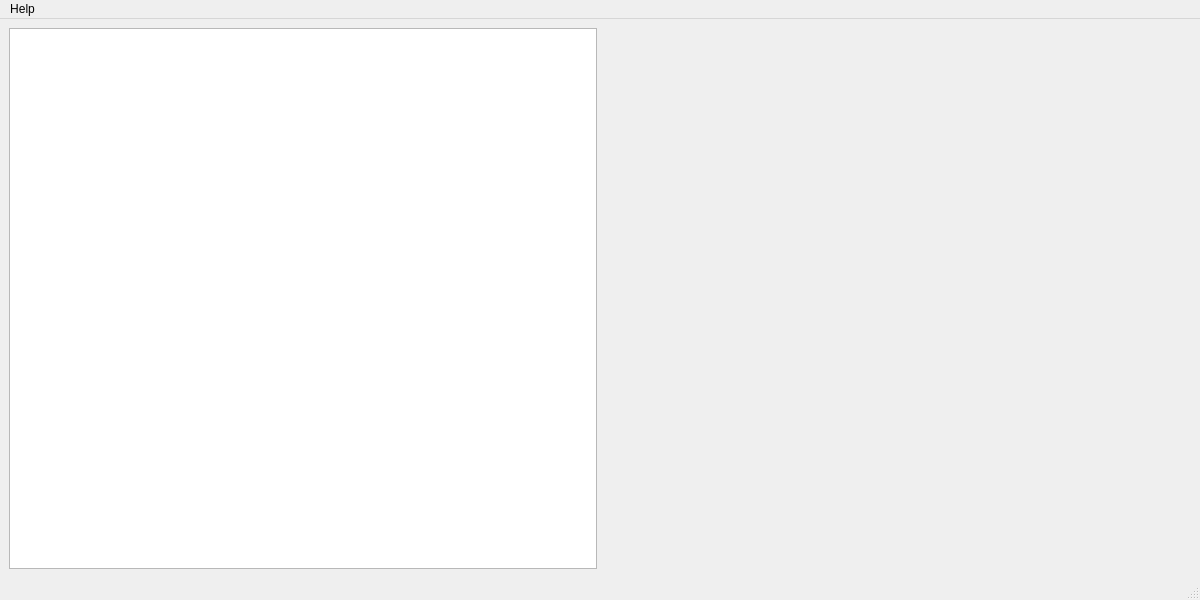
<?xml version="1.0" encoding="UTF-8"?>
<ui version="4.0">
 <class>MainWindow</class>
 <widget class="QMainWindow" name="MainWindow">
  <property name="geometry">
   <rect>
    <x>0</x>
    <y>0</y>
    <width>1200</width>
    <height>600</height>
   </rect>
  </property>
  <property name="windowTitle">
   <string>FilmQA_netOD_normalizer</string>
  </property>
  <widget class="QWidget" name="centralwidget">
   <property name="sizePolicy">
    <sizepolicy hsizetype="Preferred" vsizetype="Preferred">
     <horstretch>0</horstretch>
     <verstretch>0</verstretch>
    </sizepolicy>
   </property>
   <layout class="QGridLayout" name="gridLayout" columnstretch="1,1" columnminimumwidth="0,0">
    <item row="0" column="0">
     <widget class="MyGraphicsView" name="graphicsView">
      <property name="sizePolicy">
       <sizepolicy hsizetype="Expanding" vsizetype="Expanding">
        <horstretch>0</horstretch>
        <verstretch>0</verstretch>
       </sizepolicy>
      </property>
     </widget>
    </item>
    <item row="0" column="1">
     <layout class="QVBoxLayout" name="verticalLayout" stretch="1,1,1,1,1">
      <item>
       <widget class="ProcessStepWidget" name="processStepWidget_1" native="true"/>
      </item>
      <item>
       <widget class="ProcessStepWidget" name="processStepWidget_2" native="true"/>
      </item>
      <item>
       <widget class="ProcessStepWidget" name="processStepWidget_3" native="true"/>
      </item>
      <item>
       <widget class="ProcessStepWidget" name="processStepWidget_4" native="true"/>
      </item>
      <item>
       <widget class="ProcessStepWidget" name="processStepWidget_5" native="true"/>
      </item>
     </layout>
    </item>
   </layout>
  </widget>
  <widget class="QMenuBar" name="menubar">
   <property name="geometry">
    <rect>
     <x>0</x>
     <y>0</y>
     <width>1200</width>
     <height>32</height>
    </rect>
   </property>
   <widget class="QMenu" name="menuHelp">
    <property name="title">
     <string>Help</string>
    </property>
    <addaction name="actionShow_Document"/>
   </widget>
   <addaction name="menuHelp"/>
  </widget>
  <widget class="QStatusBar" name="statusbar"/>
  <action name="actionShow_Document">
   <property name="text">
    <string>Show Document</string>
   </property>
  </action>
 </widget>
 <customwidgets>
  <customwidget>
   <class>MyGraphicsView</class>
   <extends>QGraphicsView</extends>
   <header>my_graphics_view.h</header>
  </customwidget>
  <customwidget>
   <class>ProcessStepWidget</class>
   <extends>QWidget</extends>
   <header>process_step_widget.h</header>
   <container>1</container>
  </customwidget>
 </customwidgets>
 <resources/>
 <connections/>
</ui>
